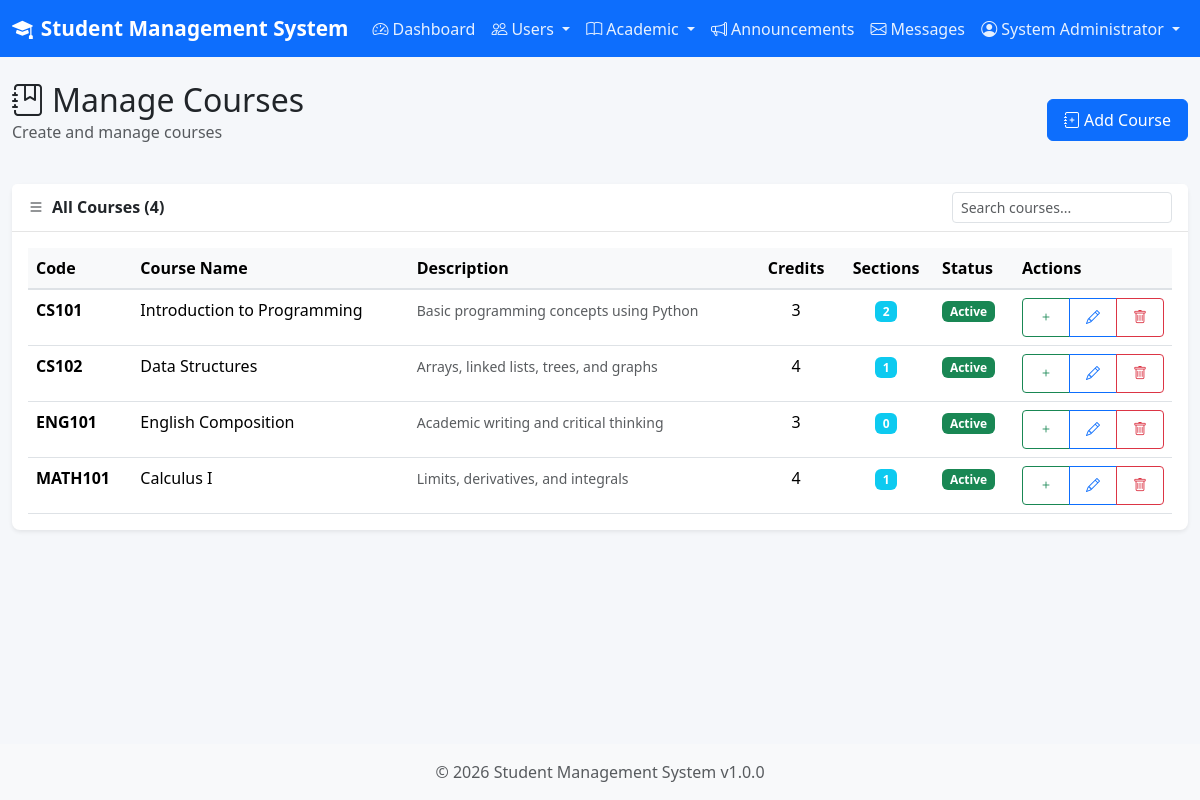
/modules/admin/manage_courses.php (signed in), run on the app's committed database.
### tables this page shows
CREATE TABLE IF NOT EXISTS courses (
    id INT AUTO_INCREMENT PRIMARY KEY,
    course_code VARCHAR(20) NOT NULL UNIQUE,
    course_name VARCHAR(100) NOT NULL,
    description TEXT,
    credits INT DEFAULT 3,
    status ENUM('active', 'inactive') DEFAULT 'active',
    created_at TIMESTAMP DEFAULT CURRENT_TIMESTAMP,
    updated_at TIMESTAMP DEFAULT CURRENT_TIMESTAMP ON UPDATE CURRENT_TIMESTAMP
);

### includes/auth.php (called while the page is built, shortened)
<?php
require_once __DIR__ . '/db_operations.php';
function isLoggedIn() {
    return true;
}
function getCurrentUserRole() {
    return $_SESSION['role'] ?? null;
}
function getCurrentUserName() {
    return $_SESSION['full_name'] ?? null;
}
function hasRole($role) {
    return getCurrentUserRole() === $role;
}
function isAdmin() {
    return hasRole('admin');
}

### includes/helpers.php (called while the page is built, shortened)
<?php
function sanitize($input) {
    return htmlspecialchars(trim($input), ENT_QUOTES, 'UTF-8');
}

### includes/db_operations.php (called while the page is built, shortened)
<?php
function getAllCourses() {
    $db = getDB();
    $stmt = $db->query("SELECT * FROM courses ORDER BY course_code");
    return $stmt->fetchAll();
}
function getSectionsByCourse($courseId) {
    $db = getDB();
    $stmt = $db->prepare("SELECT s.*, u.full_name as teacher_name
                          FROM sections s
                          LEFT JOIN users u ON s.teacher_id = u.id
                          WHERE s.course_id = ?
                          ORDER BY s.section_name");
    $stmt->execute([$courseId]);
    return $stmt->fetchAll();
}

### modules/admin/manage_courses.php (the view, shortened to what this page needs)
<?php
require_once __DIR__ . '/../../includes/header.php';
require_once __DIR__ . '/../../includes/db_operations.php';
$action = $_GET['action'] ?? 'list';
$course = null;
$courses = getAllCourses();
?>
<div class="row mb-4">
    <div class="col-12">
        <div class="d-flex justify-content-between align-items-center">
            <div>
                <h2 class="mb-0">
                    <i class="bi bi-journal-bookmark me-2"></i>Manage Courses
                </h2>
                <p class="text-muted">Create and manage courses</p>
            </div>
            <?php if ($action === 'list'): ?>
            <a href="?action=add" class="btn btn-primary">
                <i class="bi bi-journal-plus me-1"></i>Add Course
            </a>
            <?php else: ?>
            <a href="<?= BASE_URL ?>modules/admin/manage_courses.php" class="btn btn-outline-secondary">
                <i class="bi bi-arrow-left me-1"></i>Back to List
            </a>
            <?php endif; ?>
        </div>
    </div>
</div>
<?php if ($action === 'add' || $action === 'edit'): ?>
<div class="card">
    <div class="card-header">
        <i class="bi bi-<?= $action === 'add' ? 'journal-plus' : 'pencil-square' ?> me-2"></i>
        <?= $action === 'add' ? 'Add New Course' : 'Edit Course' ?>
    </div>
    <div class="card-body">
        <form method="POST" action="" class="needs-validation" novalidate>
            <?= csrfField() ?>
            <div class="row">
                <div class="col-md-4">
                    <div class="mb-3">
                        <label for="course_code" class="form-label">Course Code <span class="text-danger">*</span></label>
                        <input type="text" class="form-control" id="course_code" name="course_code"
                               value="<?= sanitize($course['course_code'] ?? $_POST['course_code'] ?? '') ?>"
                               placeholder="e.g., CS101" required>
                    </div>
                </div>
                <div class="col-md-8">
                    <div class="mb-3">
                        <label for="course_name" class="form-label">Course Name <span class="text-danger">*</span></label>
                        <input type="text" class="form-control" id="course_name" name="course_name"
                               value="<?= sanitize($course['course_name'] ?? $_POST['course_name'] ?? '') ?>"
                               placeholder="e.g., Introduction to Programming" required>
                    </div>
                </div>
            </div>
            <div class="mb-3">
                <label for="description" class="form-label">Description</label>
                <textarea class="form-control" id="description" name="description" rows="3"
                          placeholder="Course description..."><?= sanitize($course['description'] ?? $_POST['description'] ?? '') ?></textarea>
            </div>
            <div class="row">
                <div class="col-md-6">
                    <div class="mb-3">
                        <label for="credits" class="form-label">Credits</label>
                        <input type="number" class="form-control" id="credits" name="credits"
                               value="<?= $course['credits'] ?? $_POST['credits'] ?? 3 ?>"
                               min="1" max="12">
                    </div>
                </div>
                <?php if ($action === 'edit'): ?>
                <div class="col-md-6">
                    <div class="mb-3">
                        <label for="status" class="form-label">Status</label>
                        <select class="form-select" id="status" name="status">
                            <option value="active" <?= ($course['status'] ?? '') === 'active' ? 'selected' : '' ?>>Active</option>
                            <option value="inactive" <?= ($course['status'] ?? '') === 'inactive' ? 'selected' : '' ?>>Inactive</option>
                        </select>
                    </div>
                </div>
                <?php endif; ?>
            </div>
            <div class="d-flex gap-2">
                <button type="submit" name="<?= $action === 'add' ? 'add_course' : 'edit_course' ?>" class="btn btn-primary">
                    <i class="bi bi-check-lg me-1"></i><?= $action === 'add' ? 'Create Course' : 'Update Course' ?>
                </button>
                <a href="<?= BASE_URL ?>modules/admin/manage_courses.php" class="btn btn-outline-secondary">Cancel</a>
            </div>
        </form>
    </div>
</div>
<?php else: ?>
<div class="card">
    <div class="card-header d-flex justify-content-between align-items-center">
        <span><i class="bi bi-list me-2"></i>All Courses (<?= count($courses) ?>)</span>
        <input type="text" id="tableSearch" class="form-control form-control-sm w-auto" placeholder="Search courses...">
    </div>
    <div class="card-body">
        <?php if (empty($courses)): ?>
        <div class="empty-state">
            <i class="bi bi-journal-x"></i>
            <p>No courses created yet.</p>
            <a href="?action=add" class="btn btn-primary">Create First Course</a>
        </div>
        <?php else: ?>
        <div class="table-responsive">
            <table class="table table-hover" id="dataTable">
                <thead>
                    <tr>
                        <th>Code</th>
                        <th>Course Name</th>
                        <th>Description</th>
                        <th class="text-center">Credits</th>
                        <th class="text-center">Sections</th>
                        <th>Status</th>
                        <th width="150">Actions</th>
                    </tr>
                </thead>
                <tbody>
                    <?php foreach ($courses as $c): ?>
                    <?php $courseSections = getSectionsByCourse($c['id']); ?>
                    <tr>
                        <td><strong><?= sanitize($c['course_code']) ?></strong></td>
                        <td><?= sanitize($c['course_name']) ?></td>
                        <td>
                            <small class="text-muted">
                                <?= sanitize(strlen($c['description']) > 50 ? substr($c['description'], 0, 50) . '...' : ($c['description'] ?: '-')) ?>
                            </small>
                        </td>
                        <td class="text-center"><?= $c['credits'] ?></td>
                        <td class="text-center">
                            <span class="badge bg-info"><?= count($courseSections) ?></span>
                        </td>
                        <td>
                            <span class="badge bg-<?= $c['status'] === 'active' ? 'success' : 'secondary' ?>">
                                <?= ucfirst($c['status']) ?>
                            </span>
                        </td>
                        <td>
                            <div class="btn-group btn-group-sm">
                                <a href="<?= BASE_URL ?>modules/admin/manage_sections.php?action=add&course_id=<?= $c['id'] ?>"
                                   class="btn btn-outline-success" title="Add Section">
                                    <i class="bi bi-plus"></i>
                                </a>
                                <a href="?action=edit&id=<?= $c['id'] ?>" class="btn btn-outline-primary" title="Edit">
                                    <i class="bi bi-pencil"></i>
                                </a>
                                <a href="?delete=1&id=<?= $c['id'] ?>" class="btn btn-outline-danger delete-confirm" title="Delete">
                                    <i class="bi bi-trash"></i>
                                </a>
                            </div>
                        </td>
                    </tr>
                    <?php endforeach; ?>
                </tbody>
            </table>
        </div>
        <?php endif; ?>
    </div>
</div>
<?php endif; ?>
<?php require_once __DIR__ . '/../../includes/footer.php'; ?>

### includes/header.php (shortened to what this page needs)
<?php
require_once __DIR__ . '/auth.php';
require_once __DIR__ . '/helpers.php';
?>
<!DOCTYPE html>
<html lang="en">
<head>
    <link href="https://cdn.jsdelivr.net/npm/bootstrap@5.3.2/dist/css/bootstrap.min.css" rel="stylesheet">
    <link href="https://cdn.jsdelivr.net/npm/bootstrap-icons@1.11.1/font/bootstrap-icons.css" rel="stylesheet">
    <link href="<?= BASE_URL ?>assets/css/style.css" rel="stylesheet">
</head>
<body>
    <?php if (isLoggedIn()): ?>
    <nav class="navbar navbar-expand-lg navbar-dark bg-primary">
        <div class="container-fluid">
            <a class="navbar-brand" href="<?= BASE_URL ?>dashboard.php">
                <i class="bi bi-mortarboard-fill me-2"></i><?= APP_NAME ?>
            </a>
            <div class="collapse navbar-collapse" id="navbarNav">
                <ul class="navbar-nav me-auto">
                    <li class="nav-item">
                        <a class="nav-link" href="<?= BASE_URL ?>dashboard.php">
                            <i class="bi bi-speedometer2 me-1"></i>Dashboard
                        </a>
                    </li>
                    <?php if (isAdmin()): ?>
                    <li class="nav-item dropdown">
                        <a class="nav-link dropdown-toggle" href="#" data-bs-toggle="dropdown">
                            <i class="bi bi-people me-1"></i>Users
                        </a>
                    </li>
                    <li class="nav-item dropdown">
                        <a class="nav-link dropdown-toggle" href="#" data-bs-toggle="dropdown">
                            <i class="bi bi-book me-1"></i>Academic
                        </a>
                    </li>
                    <li class="nav-item">
                        <a class="nav-link" href="<?= BASE_URL ?>modules/admin/announcements.php">
                            <i class="bi bi-megaphone me-1"></i>Announcements
                        </a>
                    </li>
                    <?php endif; ?>
                    <li class="nav-item">
                        <a class="nav-link" href="<?= BASE_URL ?>modules/common/messages.php">
                            <i class="bi bi-envelope me-1"></i>Messages
                        </a>
                    </li>
                </ul>
                <ul class="navbar-nav">
                    <li class="nav-item dropdown">
                        <a class="nav-link dropdown-toggle" href="#" data-bs-toggle="dropdown">
                            <i class="bi bi-person-circle me-1"></i><?= sanitize(getCurrentUserName()) ?>
                        </a>
                    </li>
                </ul>
            </div>
        </div>
    </nav>
    <?php endif; ?>
    <main class="<?= isLoggedIn() ? 'py-4' : '' ?>">
        <div class="container-fluid">

### includes/footer.php (shortened to what this page needs)
        </div>
    </main>
    <?php if (isLoggedIn()): ?>
    <footer class="footer mt-auto py-3 bg-light">
        <div class="container text-center">
            <span class="text-muted">&copy; <?= date('Y') ?> <?= APP_NAME ?> v<?= APP_VERSION ?></span>
        </div>
    </footer>
    <?php endif; ?>
</body>
</html>

### assets/css/style.css (style rules this page uses)
:root { --primary-color: #0d6efd; --secondary-color: #6c757d; --success-color: #198754; --danger-color: #dc3545; --warning-color: #ffc107; --info-color: #0dcaf0; --light-color: #f8f9fa; --dark-color: #212529; }
body { background-color: #f5f7fa; min-height: 100vh; display: flex; flex-direction: column; }
main { flex: 1; }
.navbar-brand { font-weight: 600; font-size: 1.3rem; }
.navbar-dark .nav-link { color: rgba(255, 255, 255, 0.9); }
.card { border: none; border-radius: 0.5rem; box-shadow: 0 0.125rem 0.25rem rgba(0, 0, 0, 0.075); transition: box-shadow 0.15s ease-in-out; }
.card-header { background-color: #fff; border-bottom: 1px solid rgba(0, 0, 0, 0.1); font-weight: 600; }
.table { margin-bottom: 0; }
.table thead th { background-color: #f8f9fa; border-bottom: 2px solid #dee2e6; font-weight: 600; white-space: nowrap; }
.btn { font-weight: 500; padding: 0.5rem 1rem; }

### data on the page
courses: course_code "CS101", course_name "Introduction to Programming", description "Basic programming concepts using Python", credits "3", count($courseSections) "2", status "Active"
courses: course_code "CS102", course_name "Data Structures", description "Arrays, linked lists, trees, and graphs", credits "4", count($courseSections) "1", status "Active"
courses: course_code "ENG101", course_name "English Composition", description "Academic writing and critical thinking", credits "3", count($courseSections) "0", status "Active"
courses: course_code "MATH101", course_name "Calculus I", description "Limits, derivatives, and integrals", credits "4", count($courseSections) "1", status "Active"

### other printed values
APP_NAME "Student Management System"
getCurrentUserName() "System Administrator"
count($courses) "4"
APP_VERSION "1.0.0"
